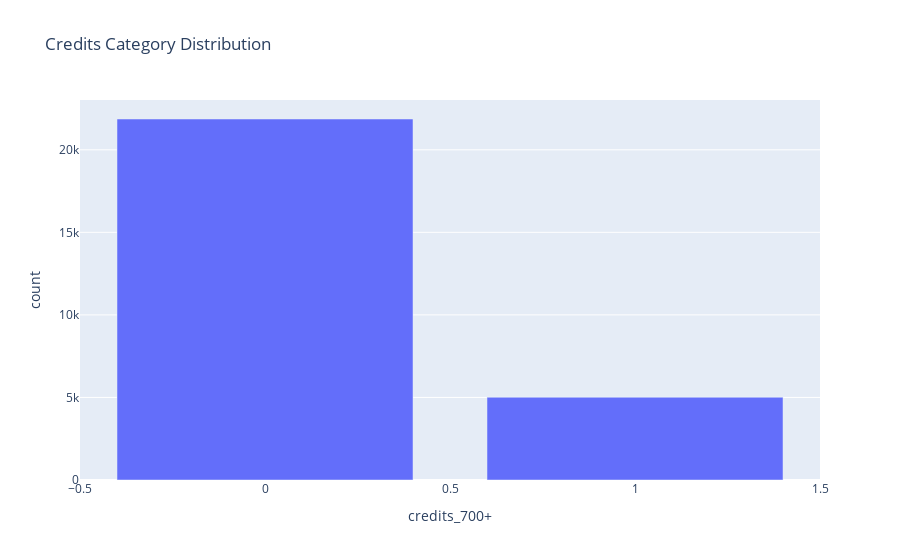

This figure's notebook cell:
### Code cell
def get_split_values(df_merge_full, value:int):
    col_name = f'credits_{value}+'
    df_modeling = df_merge_full.drop(columns=['id', 'changed_at', 'batch', 'state', 'user_id'])
    df_modeling[col_name] = (df_modeling['credits'] > value).astype(int)
    df_modeling = df_modeling.drop(columns=['credits'])

    fig = px.bar(pd.DataFrame(df_modeling[col_name].value_counts().reset_index()), x=col_name, y='count', title='Credits Category Distribution')
    fig.show()
    
    df_modeling = df_modeling[df_modeling[col_name].isnull()==False] # clean data from null values
    return df_modeling, col_name

df_modeling, colname = get_split_values(df_merge_ml, 700)

### Figure 1 — Plotly figure (JSON) as saved in the notebook; plotly's stock layout.template omitted (floating-point values rounded to 4 significant figures)
{"data": [{"hovertemplate": "credits_700+=%{x}<br>count=%{y}<extra></extra>", "legendgroup": "", "marker": {"color": "#636efa", "pattern": {"shape": ""}}, "name": "", "orientation": "v", "showlegend": false, "textposition": "auto", "type": "bar", "x": [0, 1], "xaxis": "x", "y": [21865, 5014], "yaxis": "y"}], "layout": {"barmode": "relative", "legend": {"tracegroupgap": 0}, "title": {"text": "Credits Category Distribution"}, "xaxis": {"anchor": "y", "domain": [0, 1], "title": {"text": "credits_700+"}}, "yaxis": {"anchor": "x", "domain": [0, 1], "title": {"text": "count"}}}}
